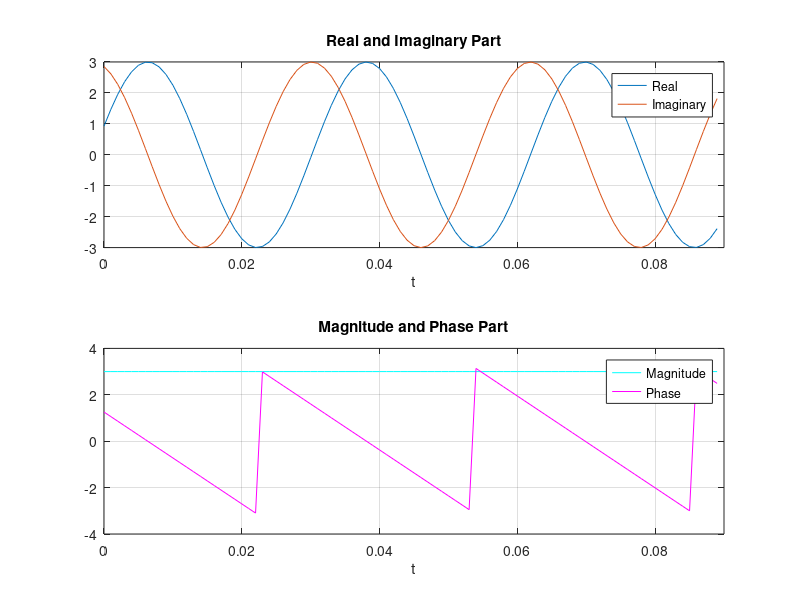

This chart was generated by the following MATLAB code:
fs = 1000;
t = 0:1/fs:pi/35;
u = (t>=0);                           
f = 3*exp(-j.*(63*pi*t-0.4*pi));
x = f.*u;
r = real(x);
i = imag(x);
m = abs(x);
p = angle(x);

figure(7)

subplot(211)
plot(t,r,'DisplayName','Real'), grid on
axis([-0 0.09 -3 3])
hold on
plot(t,i,'DisplayName','Imaginary')
hold off
title('Real and Imaginary Part')
xlabel('t')
legend

subplot(212)
plot(t,m,'c','DisplayName','Magnitude'), grid on
axis([0 0.09 -4 4])
title('Magnitude and Phase Part')
hold on
plot(t,p,'m','DisplayName','Phase')
hold off
xlabel('t')
legend
